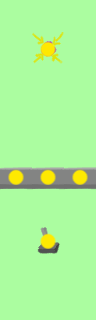

This is a level from a 2D game, rendered from its Tiled map with the project's own tilesets. A one-line summary and the map file follow, with tile-layer data summarised:
An orthogonal 3x10 tile map with 32x32 px tiles, 4 tile layers (Kachelebene 1, collision, entities, connections).

<map version="1.0" orientation="orthogonal" width="3" height="10" tilewidth="32" tileheight="32">
 <properties>
  <property name="description" value="guess you knew what you do" />
 </properties>
 <tileset firstgid="1" name="tileset" tilewidth="32" tileheight="32">
  <image source="tileset.png" width="256" height="256" />
 </tileset>
 <layer name="Kachelebene 1" width="3" height="10">
  <data>[30 cells, 30 non-empty, 1 distinct tile ids]</data>
 </layer>
 <layer name="collision" width="3" height="10">
  <data>[30 cells, 0 non-empty, 0 distinct tile ids]</data>
 </layer>
 <layer name="entities" width="3" height="10">
  <data>[30 cells, 5 non-empty, 3 distinct tile ids]</data>
 </layer>
 <layer name="connections" width="3" height="10">
  <data>[30 cells, 5 non-empty, 1 distinct tile ids]</data>
 </layer>
</map>
